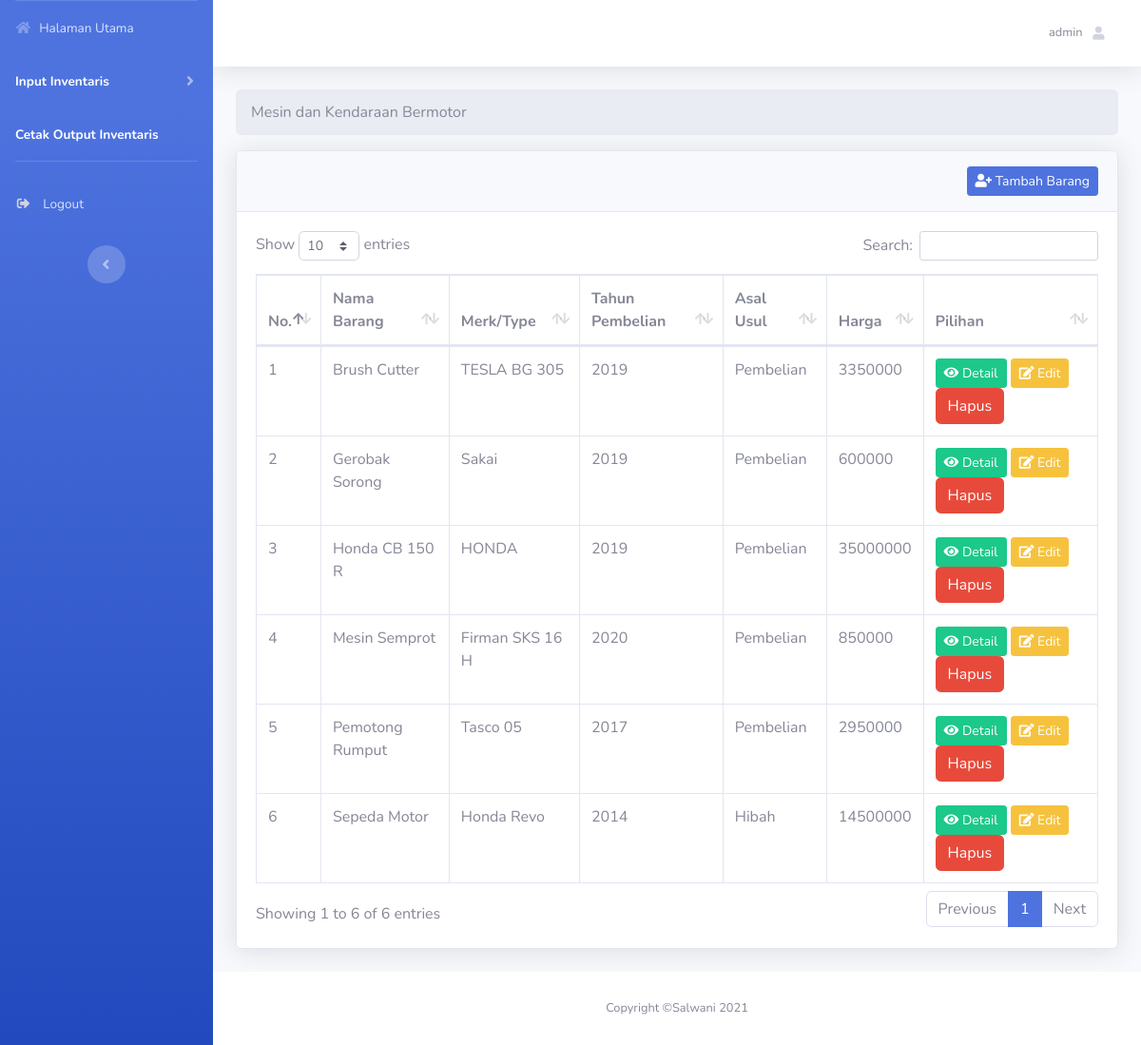
/pegawai.php (signed in), run on the app's committed database.
### tables this page shows
CREATE TABLE `user` (
  `id_user` int(11) NOT NULL,
  `username` varchar(50) NOT NULL,
  `password` varchar(255) NOT NULL
);

CREATE TABLE `pegawai` (
  `kodebarang` varchar(19) NOT NULL,
  `namabarang` varchar(50) NOT NULL,
  `jenisbarang` varchar(255) NOT NULL,
  `noregister` text NOT NULL,
  `merktype` varchar(90) NOT NULL,
  `ukurancc` varchar(100) NOT NULL,
  `bahan` varchar(15) NOT NULL,
  `tahunpembelian` varchar(50) NOT NULL,
  `nopabrik` varchar(60) NOT NULL,
  `norangka` text NOT NULL,
  `nomesin` varchar(100) NOT NULL,
  `nopolisi` varchar(100) NOT NULL,
  `nobpkb` varchar(100) NOT NULL,
  `asalusul` varchar(100) NOT NULL,
  `harga` int(100) NOT NULL,
  `kondisi` enum('Baik','Kurang Baik','Rusak') NOT NULL,
  `keterangan` varchar(110) NOT NULL,
  `foto_pegawai` varchar(200) NOT NULL
);

### _config/config.php (called while the page is built, shortened)
<?php
    $host = 'localhost';
    $user = 'root';
    $pass = '';
    $db = 'inv';
    $koneksi = mysqli_connect($host,$user,$pass,$db);
    function asset($url = null)
    {
        $asset_url = "http://localhost/inven";
        if ($url != null) {
            return $asset_url.'/'.$url;
        }else{
            return $asset_url;
        }
    }
    function base_url($url=null){
        $baseurl = "http://localhost/inven";
        if ($url != null) {
            return $baseurl.'/'.$url.'.php';
        } else{
            return $baseurl;
        }
    }
    function query($query){
        global $koneksi;
        $result = mysqli_query($koneksi, $query);
        $rows = [];
        while ($row = mysqli_fetch_assoc($result)) {
            $rows[]=$row;
        }
        return $rows;
    }

### pegawai.php (the view, shortened to what this page needs)
<?php
    $pegawai = 'pegawai';
    $addstyles = '_assets/vendor/datatables/dataTables.bootstrap4.min.css';
    require_once "_template/_header.php";
?>
<nav aria-label="breadcrumb">
    <ol class="breadcrumb">
      <li class="breadcrumb-item active" aria-current="page">Mesin dan Kendaraan Bermotor</li>
    </ol>
</nav>
<div class="card shadow mb-4">
    <div class="card-header py-3">
        <a href="<?= base_url('tambah_pegawai') ?>" class="btn btn-primary btn-sm float-right"><i class="fas fa-user-plus"></i> Tambah Barang</a>
    </div>
    <div class="card-body">
        <div class="table-responsive">
        <table class="table table-bordered" id="dataTable" width="100%" cellspacing="0">
            <thead>
            <tr>
                <th>No.</th>
                <th>Nama Barang</th>
                <th>Merk/Type</th>
                <th>Tahun Pembelian</th>
                <th>Asal Usul</th>
                <th>Harga</th>
                <th>Pilihan</th>
            </tr>
            </thead>
            <tbody>
                <?php
                    $no = 1;
                    $data_p = query("SELECT * FROM pegawai GROUP BY namabarang asc");
                    foreach ($data_p as $p) : ?>
                        <tr>
                            <td><?= $no++; ?></td>
                            <td><?= ucwords($p['namabarang']) ?></td>
                            <td><?= $p['merktype'] ?></td>
                            <td><?= $p['tahunpembelian'] ?></td>
                            <td><?= $p['asalusul'] ?></td>
                            <td><?= strtoupper($p['harga']) ?></td>
                            <td>
                                <a href="<?= base_url('detail_barang') ?>?id=<?= $p['kodebarang'] ?>" class="btn btn-success btn-sm"><i class="fas fa-eye"></i> Detail</a>
                                <a href="<?= base_url('edit_pegawai') ?>?id=<?= $p['kodebarang'] ?>" class="btn btn-warning btn-sm"><i class="fas fa-edit"></i> Edit</a>
								<button data-toggle="modal" data-target="#del<?=$p['kodebarang']?>" class="btn btn-danger">Hapus</button></td>
                        </tr>
                <?php endforeach; ?>
            </tbody>
        </table>
        </div>
    </div>
</div>
<?php
    require_once "_template/_footer.php";
?>

### _template/_header.php (shortened to what this page needs)
<?php
  if (isset($sub)) {
    require_once $sub."_config/config.php";
  }else{
    require_once "_config/config.php";
  }
  $id = $_SESSION['id_user'];
  $user = query("SELECT * FROM user WHERE id_user='$id'");
?>
<!DOCTYPE html>
<html lang="en">
<head>
  <link href="<?= asset('_assets/vendor/fontawesome-free/css/all.min.css') ?>" rel="stylesheet" type="text/css">
  <link href="<?= asset('_assets/css/sb-admin-2.min.css') ?>" rel="stylesheet">
  <?php
  if (isset($addstyles)) {
    if ($addstyles != null) {
      echo '<link href="'. asset($addstyles) .'" rel="stylesheet">';
    }
  }
  ?>
</head>
<body id="page-top">
  <div id="wrapper">
    <ul class="navbar-nav bg-gradient-primary sidebar sidebar-dark accordion" id="accordionSidebar">
      <li class="nav-item <?= isset($dashboard) == 'dashboard' ? 'active' : null ?> ">
        <a class="nav-link" href="<?= base_url() ?>">
          <i class="fas fa-fw fa-home"></i>
          <span>Halaman Utama</span></a>
      </li>
	  <li class="nav-item <?= isset($pegawai) == 'pegawai' ? 'active' : null ?>">
        <a class="nav-link collapsed" href="#" data-toggle="collapse" data-target="#collapseTwo" aria-expanded="true" aria-controls="collapseTwo">
          <span>Input Inventaris</span>
        </a>
      </li>
      <li class="nav-item <?= isset($pegawai) == 'output' ? 'active' : null ?>">
        <a class="nav-link" href="<?= base_url('output') ?>">
          <span>Cetak Output Inventaris</span></a>
      </li>
      <hr class="sidebar-divider d-none d-md-block">
      <li class="nav-item mb-3">
        <a class="nav-link" href="#" data-toggle="modal" data-target="#logoutModal">
          <i class="fas fa-sign-out-alt fa-sm fa-fw mr-2 text-gray-400"></i>
          <span>Logout</span></a>
      </li>
      <div class="text-center d-none d-md-inline">
        <button class="rounded-circle border-0" id="sidebarToggle"></button>
      </div>
    </ul>
    <div id="content-wrapper" class="d-flex flex-column">
      <div id="content">
        <nav class="navbar navbar-expand navbar-light bg-white topbar mb-4 static-top shadow">
          <ul class="navbar-nav ml-auto">
            <li class="nav-item dropdown no-arrow">
              <a class="nav-link dropdown-toggle" href="#" id="userDropdown" role="button" data-toggle="dropdown" aria-haspopup="true" aria-expanded="false">
                <span class="mr-2 d-none d-lg-inline text-gray-600 small"><?= $user[0]['username'] ?></span>
                <i class="fas fa-user fa-sm fa-fw mr-2 text-gray-400"></i>
              </a>
            </li>
          </ul>
        </nav>
        <div class="container-fluid">

### data on the page
user: username "admin"
pegawai: namabarang "Brush Cutter", merktype "TESLA BG 305", tahunpembelian "2019", asalusul "Pembelian", harga "3350000"
pegawai: namabarang "Gerobak Sorong", merktype "Sakai", tahunpembelian "2019", asalusul "Pembelian", harga "600000"
pegawai: namabarang "Honda CB 150 R", merktype "HONDA", tahunpembelian "2019", asalusul "Pembelian", harga "35000000"
pegawai: namabarang "Mesin Semprot", merktype "Firman SKS 16 H", tahunpembelian "2020", asalusul "Pembelian", harga "850000"
pegawai: namabarang "Pemotong Rumput", merktype "Tasco 05", tahunpembelian "2017", asalusul "Pembelian", harga "2950000"
pegawai: namabarang "Sepeda Motor", merktype "Honda Revo", tahunpembelian "2014", asalusul "Hibah", harga "14500000"
